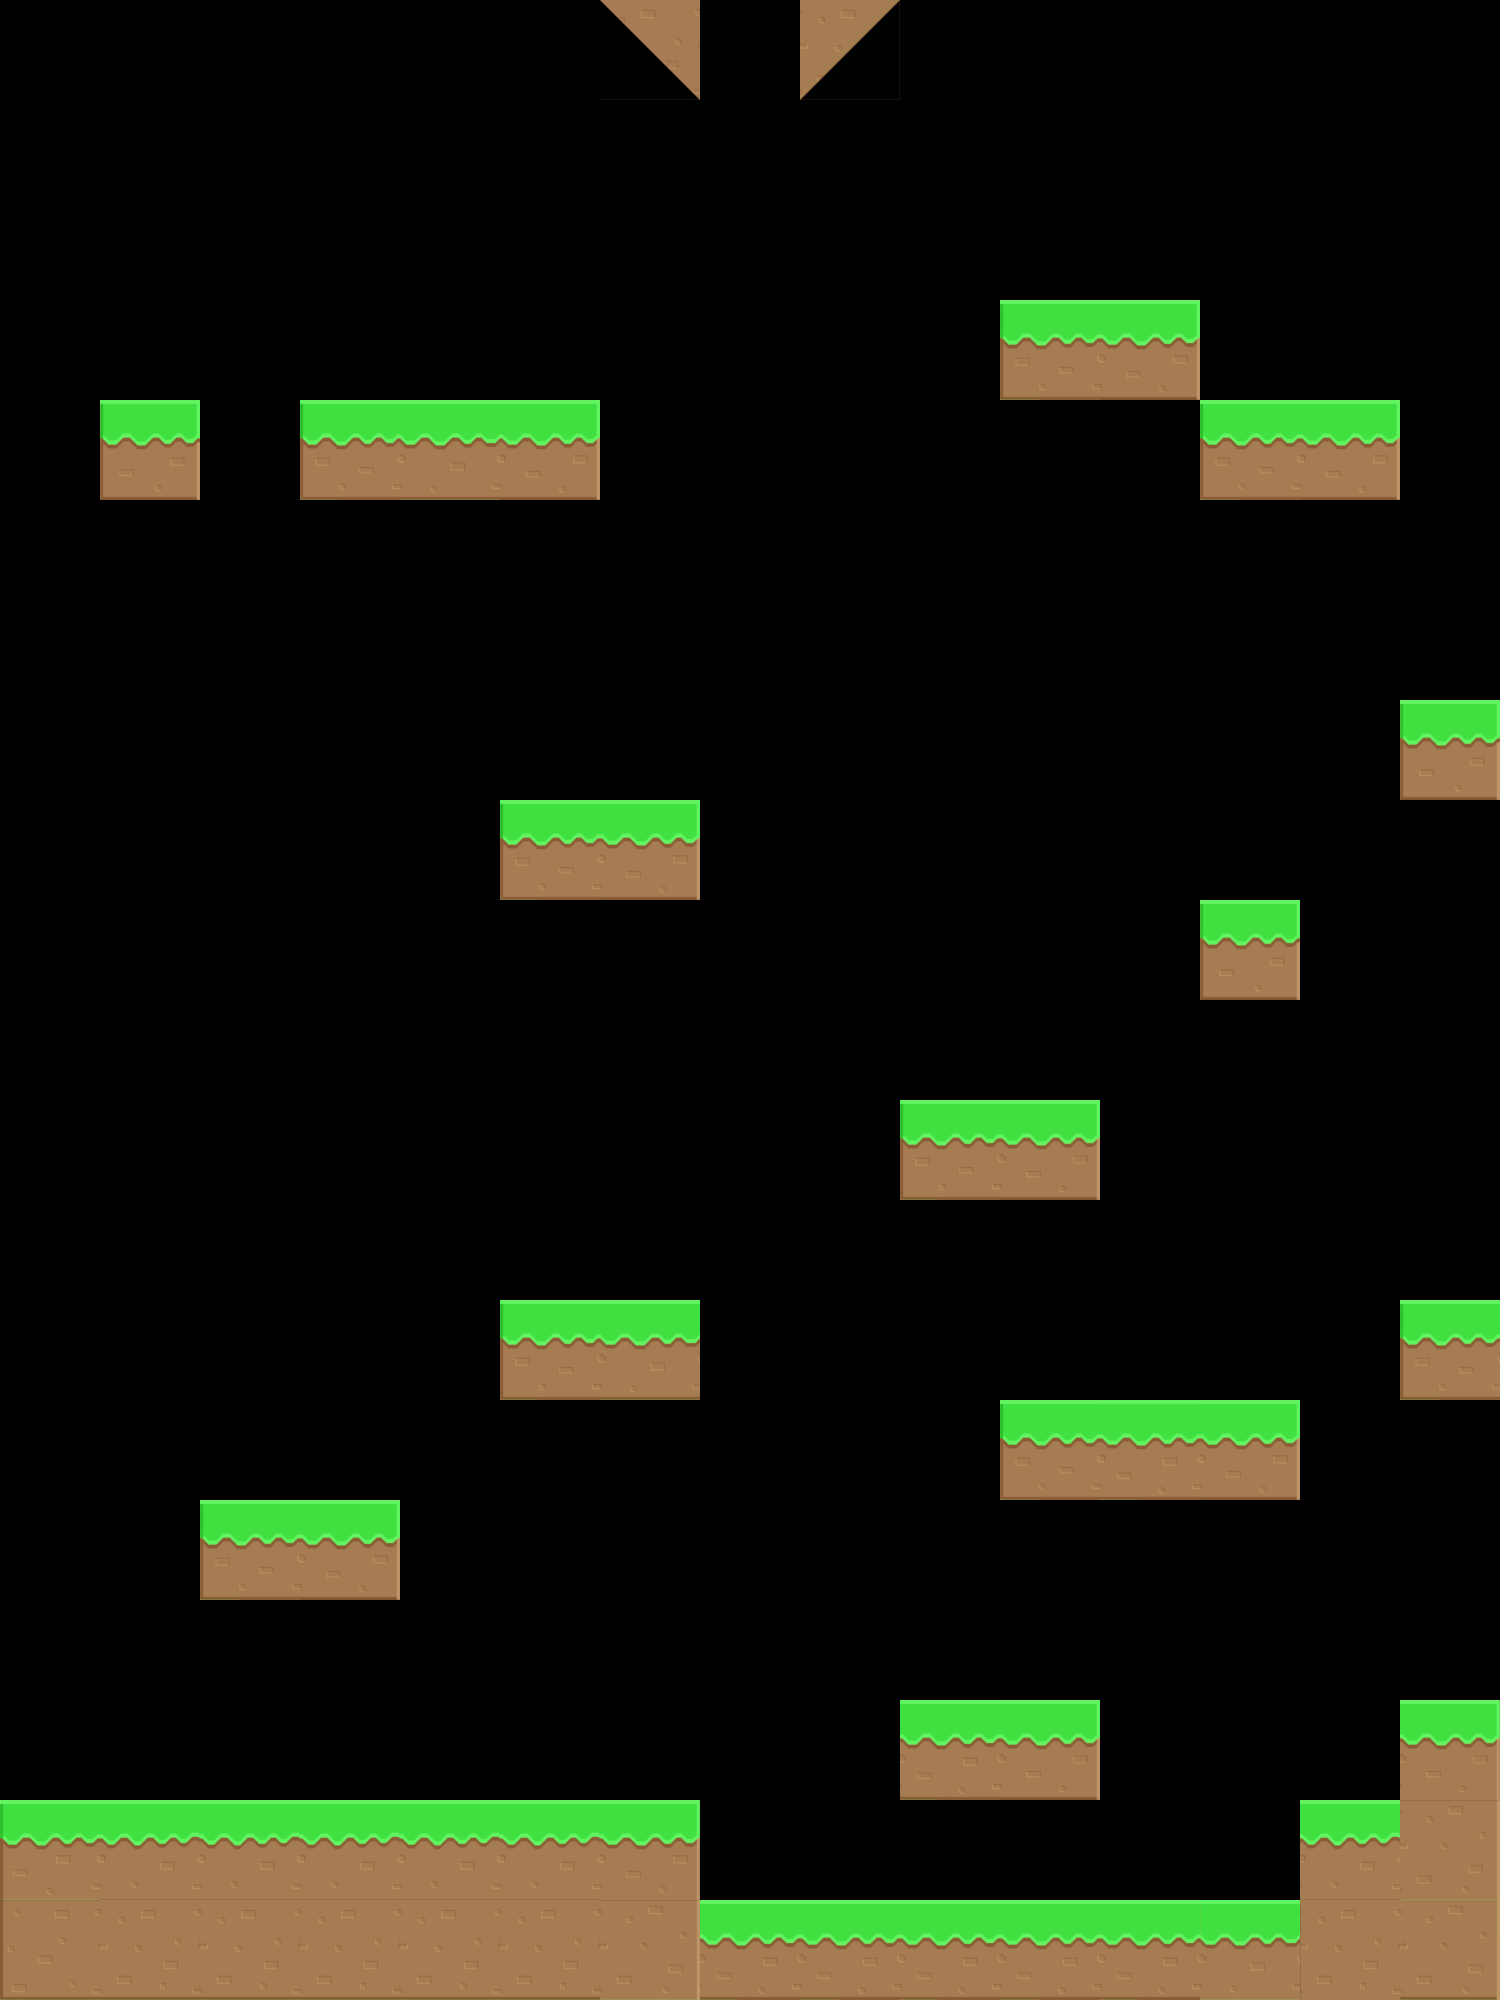

Tiled map render using the project's own tile images. Description and the whole map definition, tile-layer contents included, below:
An orthogonal 15x20 tile map with 100x100 px tiles, 1 tile layer (grass) and 2 objects.

<map version="1.0" tiledversion="2017.07.26" orientation="orthogonal" renderorder="right-down" width="15" height="20" tilewidth="100" tileheight="100" nextobjectid="1">
 <tileset firstgid="1" name="grass-sheet" tilewidth="100" tileheight="100" tilecount="36" columns="6">
  <properties>
   <property name="collides" type="bool" value="true" />
  </properties>
  <image source="grass-sheet.png" width="600" height="600" />
  <tile id="15">
   <objectgroup draworder="index">
    <object id="1" x="101" y="2">
     <polygon points="0,0 -102,98 0,100" />
    </object>
   </objectgroup>
  </tile>
  <tile id="19">
   <objectgroup draworder="index">
    <object id="1" x="2" y="2">
     <polygon points="0,0 99,98 -5,97" />
    </object>
   </objectgroup>
  </tile>
 </tileset>
 <layer name="grass" width="15" height="20">
  <data encoding="csv">
0,0,0,0,0,0,1,0,2,0,0,0,0,0,0,
0,0,0,0,0,0,0,0,0,0,0,0,0,0,0,
0,0,0,0,0,0,0,0,0,0,0,0,0,0,0,
0,0,0,0,0,0,0,0,0,0,11,14,0,0,0,
0,10,0,11,12,14,0,0,0,0,0,0,11,14,0,
0,0,0,0,0,0,0,0,0,0,0,0,0,0,0,
0,0,0,0,0,0,0,0,0,0,0,0,0,0,0,
0,0,0,0,0,0,0,0,0,0,0,0,0,0,10,
0,0,0,0,0,11,14,0,0,0,0,0,0,0,0,
0,0,0,0,0,0,0,0,0,0,0,0,10,0,0,
0,0,0,0,0,0,0,0,0,0,0,0,0,0,0,
0,0,0,0,0,0,0,0,0,11,14,0,0,0,0,
0,0,0,0,0,0,0,0,0,0,0,0,0,0,0,
0,0,0,0,0,11,12,0,0,0,0,0,0,0,11,
0,0,0,0,0,0,0,0,0,0,11,13,14,0,0,
0,0,11,14,0,0,0,0,0,0,0,0,0,0,0,
0,0,0,0,0,0,0,0,0,0,0,0,0,0,0,
0,0,0,0,0,0,0,0,0,13,14,0,0,0,31,
24,27,27,27,27,27,31,0,0,0,0,0,0,27,8,
7,4,4,4,4,4,8,13,13,13,13,13,6,3,9
</data>
 </layer>
</map>